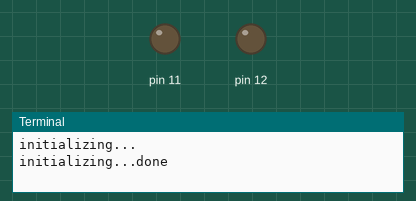
Recording of a program running on a simulated Raspberry Pi (header pin numbers). Shown: output pins drawn as LEDs (lit = HIGH), the last lines printed to the terminal. Dashed ring = blinking. At 13.0 s the program stops and its outputs stay as they are.

Above: at 1.5 s.
At 3.5 s:
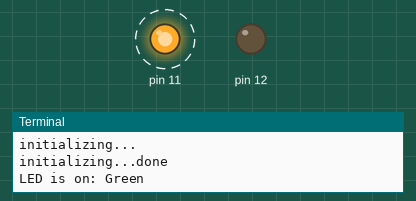
Timing chart, 0 to 4.6 s (numbered marks = the images above):
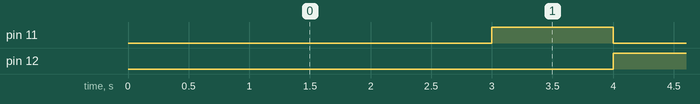

The program:

gpio_leds.py
```python
#!/usr/bin/python
import RPi.GPIO as GPIO
import time

print("initializing...")
GPIO.setmode(GPIO.BOARD)
GPIO.setup(11, GPIO.OUT)
GPIO.setup(12, GPIO.OUT)
print("initializing...done")
time.sleep(3)

for i in range(10):
    if i % 2 == 0:
        print("LED is on: Green")
        GPIO.output(11, GPIO.HIGH)
        time.sleep(1)
        GPIO.output(11, GPIO.LOW)
    else:
        print("LED is on: RED")
        GPIO.output(12, GPIO.HIGH)
        time.sleep(1)
        GPIO.output(12, GPIO.LOW)
GPIO.cleanup()
```

Measured:
- by itself, pin 11: alternates HIGH for 1.0 s and LOW for 1.0 s, 10 changes in all, then stays LOW
- by itself, pin 12: alternates HIGH for 1.0 s and LOW for 1.0 s
